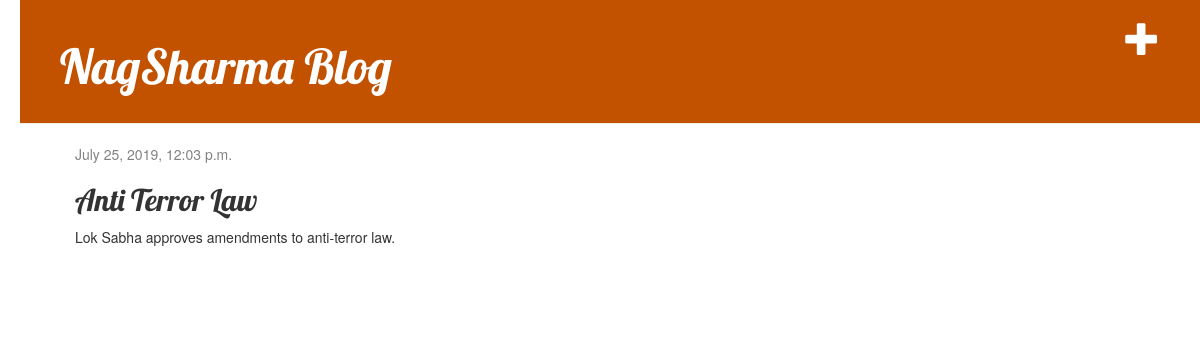
Page /post/5/ on the earlier database version.
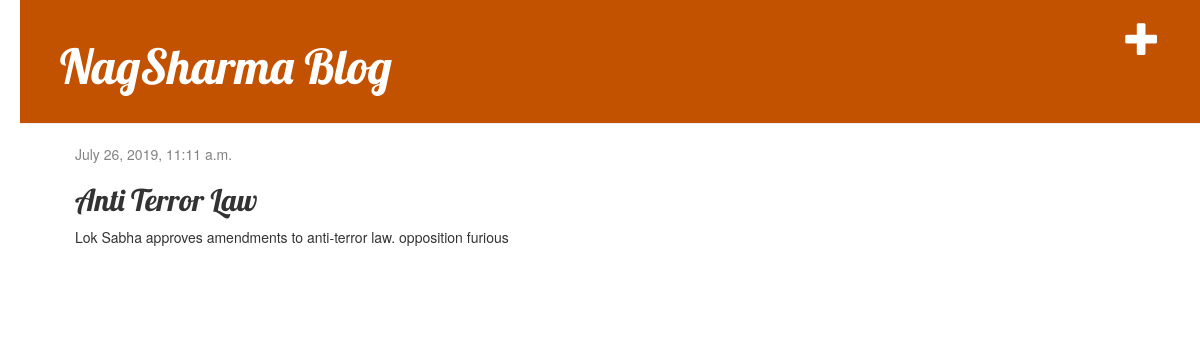
Same page on the later database version.
### blog/models.py (models this page shows, shortened)
class Post(models.Model):
    author = models.ForeignKey(settings.AUTH_USER_MODEL, on_delete=models.CASCADE)
    title = models.CharField(max_length=200)
    text = models.TextField()
    created_date = models.DateTimeField(default=timezone.now)
    published_date = models.DateTimeField(blank=True, null=True)

### blog/views.py (the view)
# urls.py: path('post/<int:pk>/', views.post_detail, name='post_detail'),
def post_detail(request,pk):
    post=get_object_or_404(Post,pk=pk)
    return render(request, 'blog/post_detail.html', {'post':post})

### blog/templates/blog/post_detail.html (shortened to what this page needs)
{% extends 'blog/base.html' %}
{% block content %}
    <div class="post">
        {% if post.published_date %}
            <div class="date">
                {{ post.published_date }}
            </div>
        {% endif %}
        <h2>{{ post.title }}</h2>
        <p>{{ post.text|linebreaksbr }}</p>
    </div>
{% endblock %}

### blog/templates/blog/base.html (shortened to what this page needs)
{% load static %}
<html>
    <head>
         <link rel="stylesheet" href="//maxcdn.bootstrapcdn.com/bootstrap/3.2.0/css/bootstrap.min.css">
          <link rel="stylesheet" href="//maxcdn.bootstrapcdn.com/bootstrap/3.2.0/css/bootstrap-theme.min.css">
          <link rel="stylesheet" href="{% static 'css/blog.css' %}">
    </head>
    <body>
    <div class="page-header">
   <a href="{% url 'post_new' %}" class="top-menu"><span class="glyphicon glyphicon-plus"></span></a>
        <h1><a href="/">NagSharma Blog</a></h1>
    </div>
    <div class="content container">
        <div class="row">
            <div class="col-md-8">
            {% block content %}
            {% endblock %}
            </div>
        </div>
    </div>
</body>
</html>

### blog/static/css/blog.css (style rules this page uses)
h1 a, h2 a { color:#C25100; font-family: 'Lobster'; }
body { padding-left: 20px; }
.page-header { background-color: #C25100; margin-top: 0; padding: 20px 20px 20px 40px; }
.page-header h1, .page-header h1 a, .page-header h1 a:visited, .page-header h1 a:active { color: #ffffff; font-size: 36pt; text-decoration: none; }
.content { margin-left: 40px; }
h1, h2, h3, h4 { font-family: 'Lobster', cursive; }
.date { color: #828282; }
.top-menu, .top-menu:hover, .top-menu:visited { color: #ffffff; float: right; font-size: 26pt; margin-right: 20px; }
.post { margin-bottom: 70px; }

Differences in the rows shown:
changed Post "Anti Terror Law": published_date "July 25, 2019, 12:03 p.m." → "July 26, 2019, 11:11 a.m."; text "Lok Sabha approves amendments to anti-terror law." → "Lok Sabha approves amendments to anti-terror law. opposition furious"
